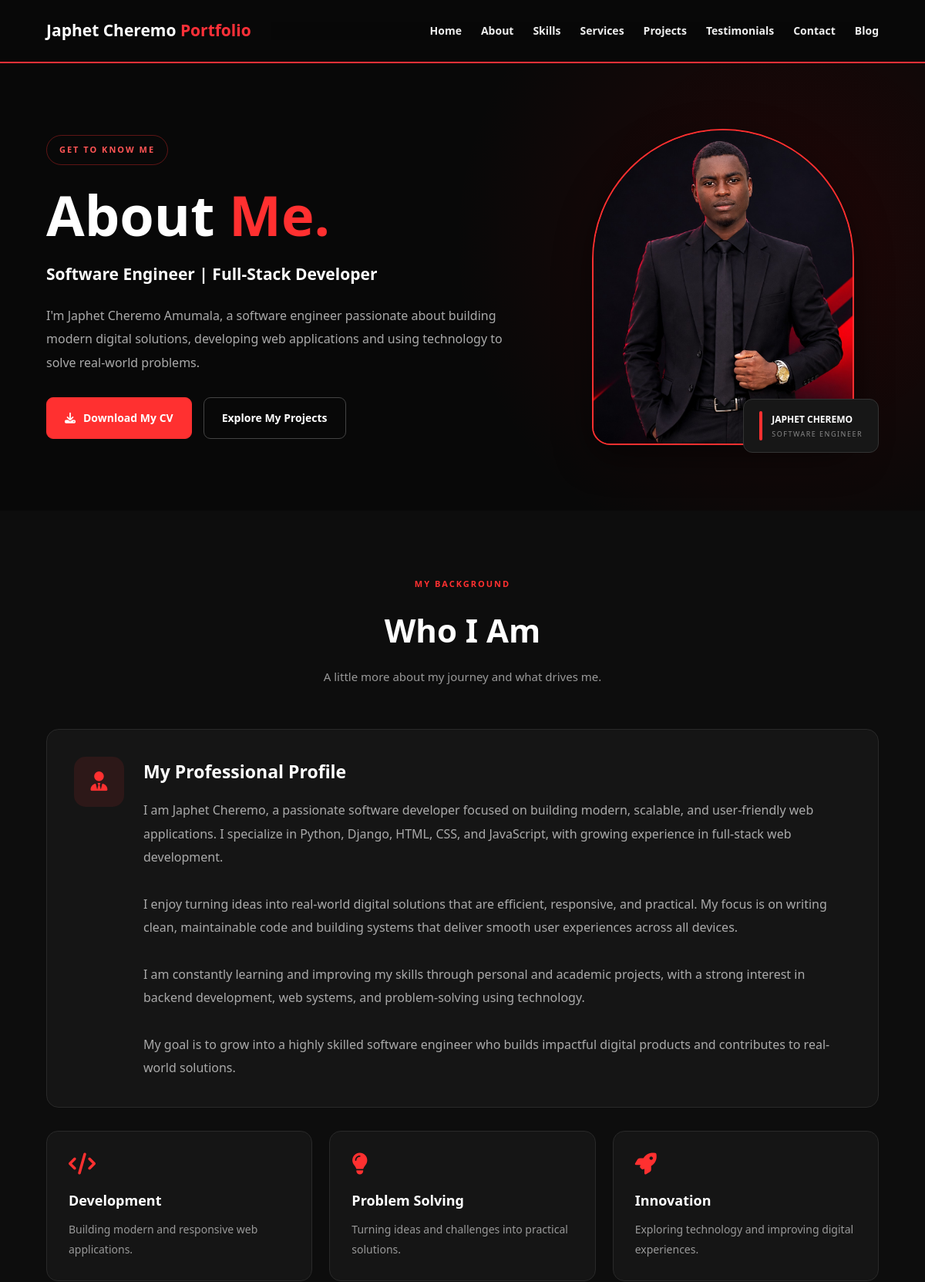
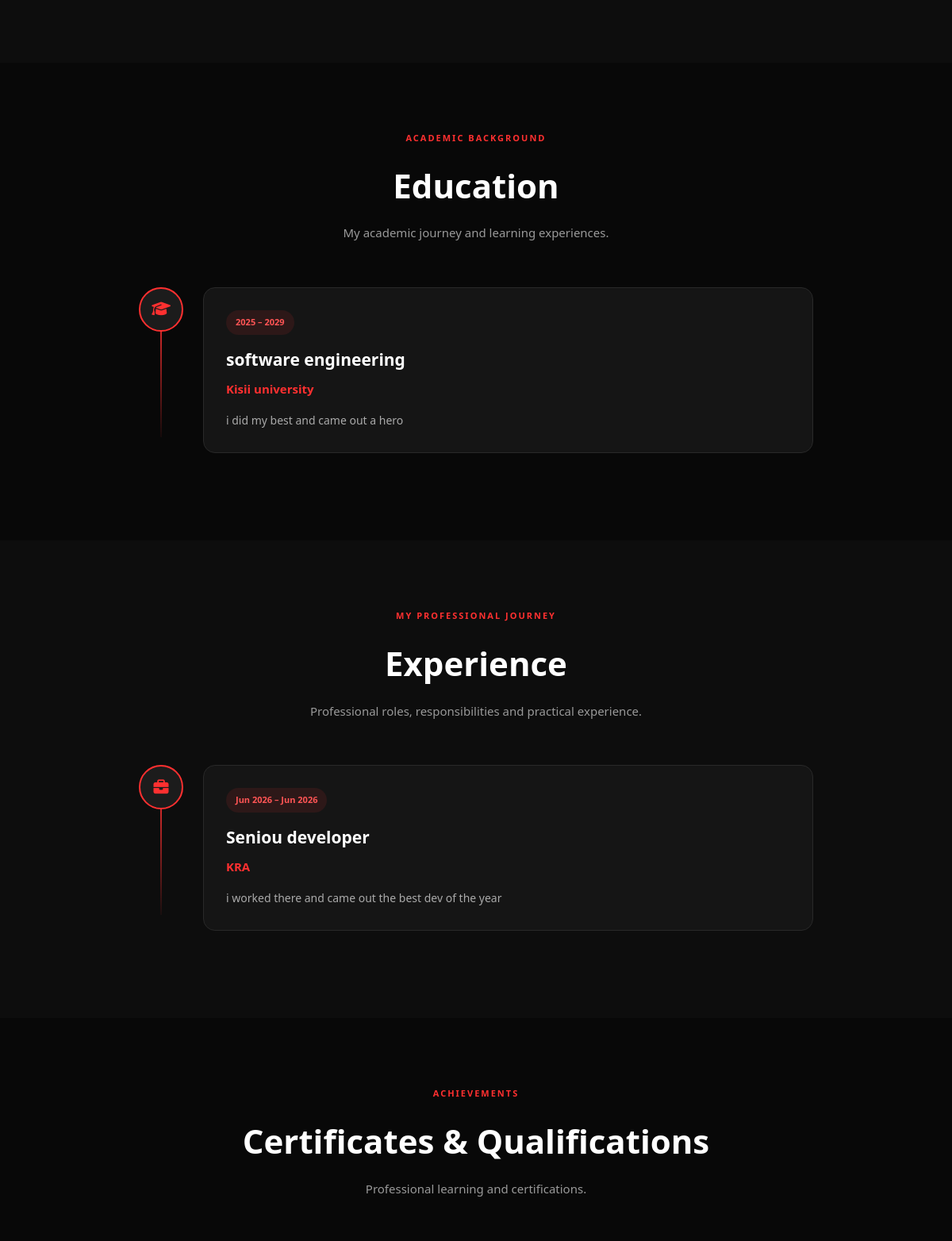
The page /about/ (upper part) on the database its author committed (2 pictures, top to bottom).
### kenya/models.py (models this page shows, shortened)
class Profile(models.Model):
    full_name = models.CharField(max_length=200)
    profession = models.CharField(max_length=200)
    slogan = models.CharField(max_length=300)
    email = models.EmailField()
    phone = models.CharField(max_length=20)
    location = models.CharField(max_length=200)
    bio = models.TextField()
    profile_image = models.ImageField(upload_to="profile/")
    cover_image = models.ImageField(upload_to="cover/")
    cv = models.FileField(upload_to="cv/")
    github = models.URLField(blank=True)
    linkedin = models.URLField(blank=True)
    twitter = models.URLField(blank=True)
    instagram = models.URLField(blank=True)
    facebook = models.URLField(blank=True)
    youtube = models.URLField(blank=True)
    whatsapp = models.CharField(max_length=20)
    created = models.DateTimeField(auto_now_add=True)

class Education(models.Model):
    school = models.CharField(max_length=200)
    course = models.CharField(max_length=200)
    start_year = models.IntegerField()
    end_year = models.IntegerField()
    description = models.TextField()

class Experience(models.Model):
    company = models.CharField(max_length=200)
    position = models.CharField(max_length=200)
    start_date = models.DateField()
    end_date = models.DateField()
    description = models.TextField()

### kenya/views.py (the view)
# urls.py: path("about/", views.about, name="about"),
def about(request):
    context = {
        "profile": Profile.objects.first(),
        "education": Education.objects.all(),
        "experience": Experience.objects.all(),
        "certificates": Certificate.objects.all(),
        "settings": SiteSettings.objects.first(),
    }
    return render(
        request,
        "kenya/about.html",
        context
    )

### kenya/templates/kenya/about.html (shortened to what this page needs)
{% extends 'base.html' %}
{% block content %}
<section class="about-hero">
    <div class="container about-hero-grid">
        <div class="about-hero-text">
            <span class="about-label">GET TO KNOW ME</span>
            <h1>About <span>Me.</span></h1>
            <h2>Software Engineer | Full-Stack Developer</h2>
            <p>
                I'm Japhet Cheremo Amumala, a software engineer passionate
                about building modern digital solutions, developing web
                applications and using technology to solve real-world problems.
            </p>
            <div class="about-hero-actions">
                {% if profile.cv %}
                <a href="{{ profile.cv.url }}" class="about-btn" target="_blank" rel="noopener">
                    <i class="fas fa-download"></i> Download My CV
                </a>
                {% endif %}
                <a href="{% url 'project' %}" class="about-btn about-btn-outline">
                    Explore My Projects
                </a>
            </div>
        </div>
        <div class="about-visual">
            {% if profile.profile_image %}
            <img src="{{ profile.profile_image.url }}" alt="Japhet Cheremo Amumala">
            {% else %}
            <div class="about-image-placeholder">
                <i class="fas fa-user"></i>
            </div>
            {% endif %}
            <div class="about-image-tag">
                <span class="caption-line"></span>
                <div>
                    <strong>JAPHET CHEREMO</strong>
                    <small>SOFTWARE ENGINEER</small>
                </div>
            </div>
        </div>
    </div>
</section>
<section class="about-profile-section">
    <div class="container">
        <div class="about-section-heading">
            <span>MY BACKGROUND</span>
            <h2>Who I Am</h2>
            <p>A little more about my journey and what drives me.</p>
        </div>
        <div class="about-profile-card">
            <div class="about-profile-icon">
                <i class="fas fa-user-tie"></i>
            </div>
            <div class="about-profile-content">
                <h3>My Professional Profile</h3>
                <p>
                    {{ profile.bio|default:"I am a software engineer focused on creating practical, reliable and user-friendly digital solutions."|linebreaksbr }}
                </p>
            </div>
        </div>
        <div class="about-info-grid">
            <div class="about-info-card">
                <i class="fas fa-code"></i>
                <h3>Development</h3>
                <p>Building modern and responsive web applications.</p>
            </div>
            <div class="about-info-card">
                <i class="fas fa-lightbulb"></i>
                <h3>Problem Solving</h3>
                <p>Turning ideas and challenges into practical solutions.</p>
            </div>
            <div class="about-info-card">
                <i class="fas fa-rocket"></i>
                <h3>Innovation</h3>
                <p>Exploring technology and improving digital experiences.</p>
            </div>
        </div>
    </div>
</section>
<section class="about-education-section" id="education">
    <div class="container">
        <div class="about-section-heading">
            <span>ACADEMIC BACKGROUND</span>
            <h2>Education</h2>
            <p>My academic journey and learning experiences.</p>
        </div>
        <div class="about-timeline">
            {% for item in education %}
            <div class="about-timeline-item">
                <div class="timeline-marker">
                    <i class="fas fa-graduation-cap"></i>
                </div>
                <div class="about-timeline-card">
                    <span class="timeline-period">
                        {{ item.start_year }} – {{ item.end_year|default:"Present" }}
                    </span>
                    <h3>{{ item.course }}</h3>
                    <h4>{{ item.school }}</h4>
                    <p>{{ item.description|linebreaksbr }}</p>
                </div>
            </div>
            {% empty %}
            <div class="about-empty">
                <i class="fas fa-graduation-cap"></i>
                <p>Education details will be displayed here.</p>
            </div>
            {% endfor %}
        </div>
    </div>
</section>
<section class="about-experience-section" id="experience">
    <div class="container">
        <div class="about-section-heading">
            <span>MY PROFESSIONAL JOURNEY</span>
            <h2>Experience</h2>
            <p>Professional roles, responsibilities and practical experience.</p>
        </div>
        <div class="about-timeline">
            {% for item in experience %}
            <div class="about-timeline-item">
                <div class="timeline-marker">
                    <i class="fas fa-briefcase"></i>
                </div>
                <div class="about-timeline-card">
                    <span class="timeline-period">
                        {{ item.start_date|date:"M Y" }} –
                        {% if item.end_date %}
                            {{ item.end_date|date:"M Y" }}
                        {% else %}
                            Present
                        {% endif %}
                    </span>
                    <h3>{{ item.position }}</h3>
                    <h4>{{ item.company }}</h4>
                    <p>{{ item.description|linebreaksbr }}</p>
                </div>
            </div>
            {% empty %}
            <div class="about-empty">
                <i class="fas fa-briefcase"></i>
                <p>Experience details will be displayed here.</p>
            </div>
            {% endfor %}
        </div>
    </div>
</section>
<section class="about-certificates-section" id="certificates">
    <div class="container">
        <div class="about-section-heading">
            <span>ACHIEVEMENTS</span>
            <h2>Certificates & Qualifications</h2>
            <p>Professional learning and certifications.</p>
        </div>
    </div>
</section>
{% endblock %}

### rows shown on the page
Profile: profile_image (picture), bio "I am Japhet Cheremo, a passionate software developer focused on building modern, scalable, and user-friendly web applications. I specialize in Python, Django, HTML, CSS, and JavaScript, with growing experience in full-stack web development. I enjoy turning ideas into real-world digital solutions that are efficient, responsive, and practical. My focus is on writing clean, maintainable code and building systems that deliver smooth user experiences across all devices. I am constantly learning and improving my skills through personal and academic projects, with a strong interest in backend development, web systems, and problem-solving using technology. My goal is to grow into a highly skilled…"
Education: start_year "2025", end_year "2029", course "software engineering", school "Kisii university", description "i did my best and came out a hero"
Experience: start_date "Jun 2026", end_date "Jun 2026", position "Seniou developer", company "KRA", description "i worked there and came out the best dev of the year"
